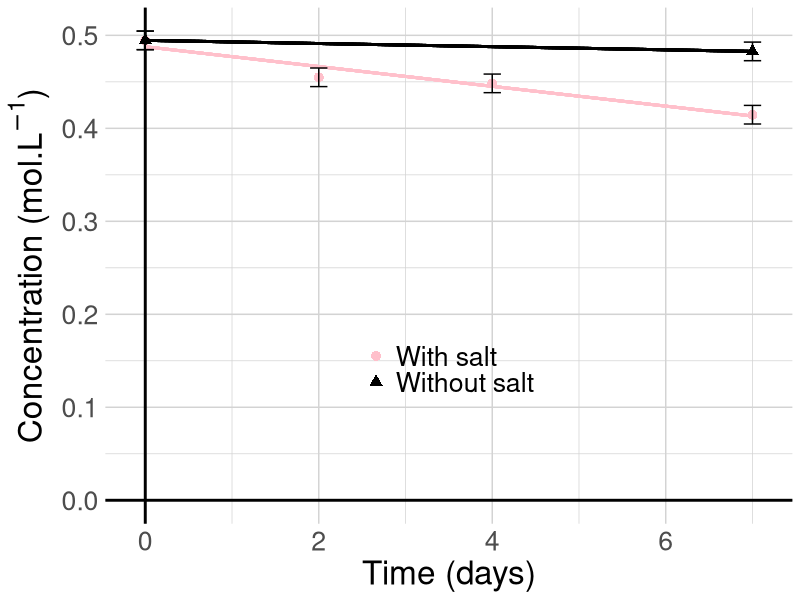
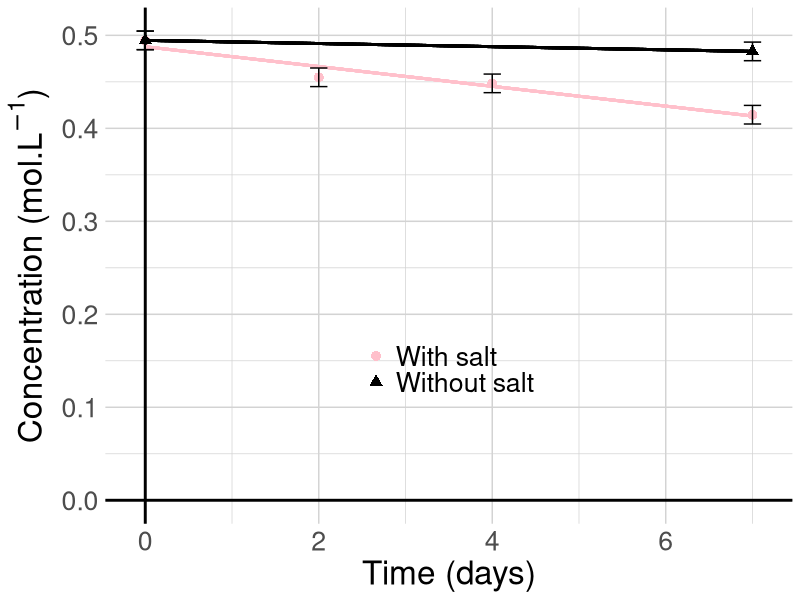

The R script that drew these images, in order:
library("readr")
library("ggplot2")
library("dplyr")
library("tidyr")
library("magrittr")

data <- read_delim("Degradation-NO3.csv", delim = ";", col_names = TRUE)


lm1 <- lm(data = data, With_salt~Time)
lm2 <- lm(data = data, Without_salt~Time)

colnames(data)[2] <- "With salt"
colnames(data)[3] <- "Without salt"

data <- pivot_longer(data, !Time, names_to = "Salt", values_to = "Concentrations")



ggplot(data) +
  geom_point(aes(x=Time, y=Concentrations, group = Salt, color = Salt, shape = Salt), size =3)+ 
  theme_minimal() + 
  ylab(expression(paste(plain("Concentration (mol.L"),plain(""^{-1}),plain(")")))) + 
  xlab("Time (days)")+
  scale_color_manual(values=c("pink","black"))+
  scale_x_continuous(expand=c(0.05,0))+scale_y_continuous(expand=c(0.05,0)) + 
  theme(legend.position = c(0.5, 0.3), legend.title = element_blank(), text = element_text(size = 24), panel.grid = element_line(color="lightgray")) +
  geom_hline(yintercept = 0, size = 1) +
  geom_vline(xintercept = 0, size = 1) +
  geom_segment(aes(x = 0, y = lm1[["coefficients"]][1], xend = 7, yend = lm1[["coefficients"]][1]+7*lm1[["coefficients"]][2]), color = "pink", size = 1) +
  geom_segment(aes(x = 0, y = lm2[["coefficients"]][1], xend = 7, yend = lm2[["coefficients"]][1]+7*lm2[["coefficients"]][2]), size = 1) +
  geom_errorbar(aes(x =Time, ymin = Concentrations - 0.01, ymax = Concentrations + 0.01), width=.2, position=position_dodge(.9))



ggsave(filename = "NO3.png", width = 12, height = 7)
